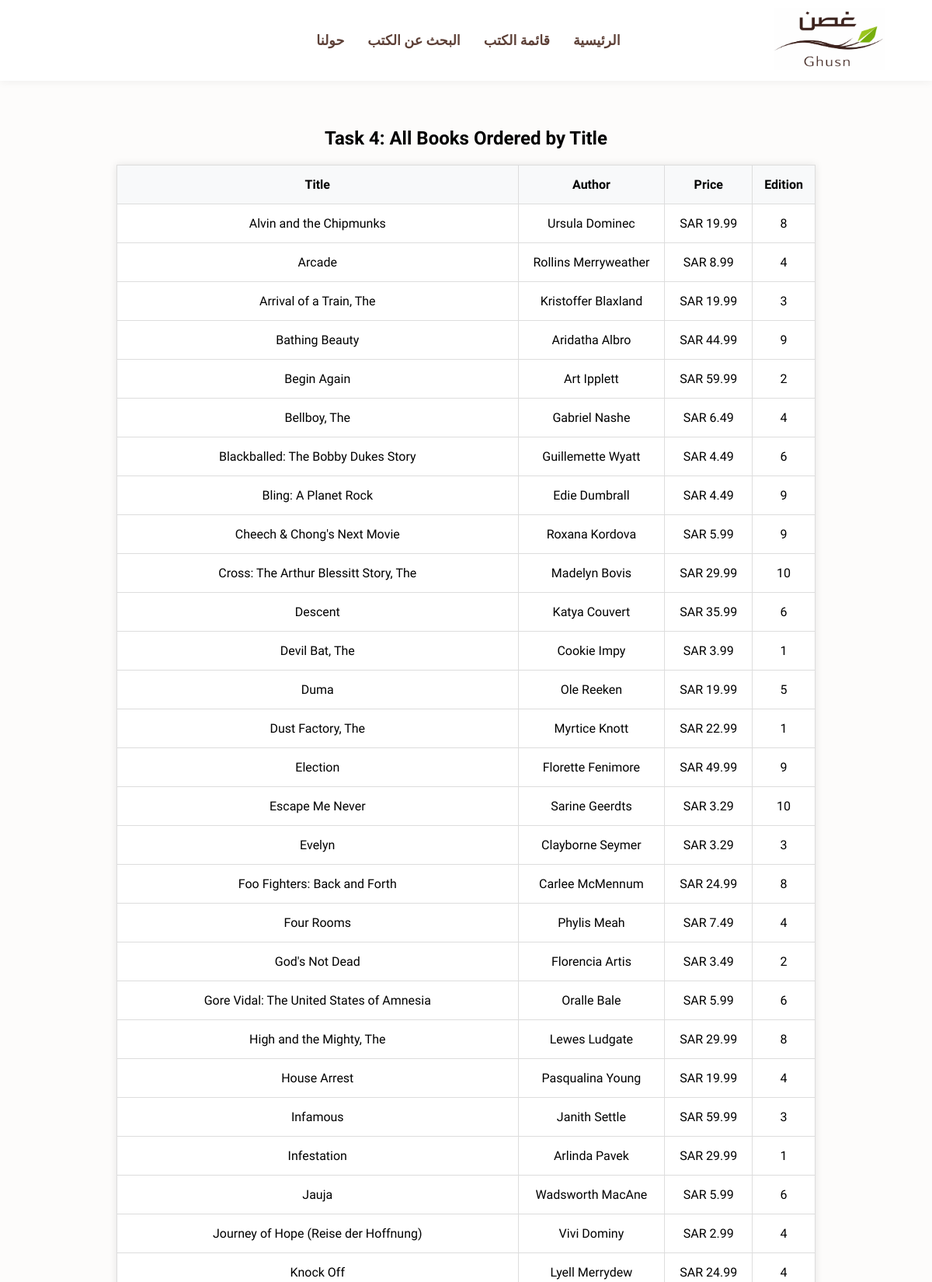
Page /books/lab8/task4/ (upper part) on the committed database.
### apps/bookmodule/models.py (models this page shows)
class Book(models.Model):
    title = models.CharField(max_length=50)
    author = models.CharField(max_length=50)
    price = models.FloatField(default=0.0)
    edition = models.SmallIntegerField(default=1)

### apps/bookmodule/views.py (the view)
# urls.py: path('lab8/task4/', views.task4, name="lab8_task4"),
def task4(request):
    books = Book.objects.all().order_by('title')
    return render(request, 'bookmodule/lab8/task4.html', {'books': books})

### apps/templates/bookmodule/lab8/task4.html
{% extends 'bookmodule/layouts/base.html' %}
{% block content %}
<div class="lab8-container">
    <h2>Task 4: All Books Ordered by Title</h2>
    <table>
        <thead>
            <tr>
                <th>Edition</th>
                <th>Price</th>
                <th>Author</th>
                <th>Title</th>
            </tr>
        </thead>
        <tbody>
            {% for book in books %}
            <tr>
                <td>{{ book.edition }}</td>
                <td>{{ book.price }} SAR </td>
                <td>{{ book.author }}</td>
                <td>{{ book.title }}</td>
            </tr>
            {% empty %}
            <tr>
                <td colspan="3">No books available in the database.</td>
            </tr>
            {% endfor %}
        </tbody>
    </table>
</div>
{% endblock %}

### apps/static/styles.css (style rules this page uses)
:root { --ghusn-green: #2e7d32; --ghusn-brown: #5d4037; --bg-creamy: #fdfcfb; }
body { background-color: var(--bg-creamy); margin: 0; font-family: 'Amiri', serif; direction: rtl; }
.lab8-container { width: 80%; margin: 40px auto; display: flex; flex-direction: column; align-items: center; }
table { border-collapse: collapse; width: 100%; max-width: 900px; background-color: white; box-shadow: 0 0 10px rgba(0,0,0,0.1); }
th, td { padding: 15px; border: 1px solid #ddd; text-align: center; }
th { background-color: #f8f9fa; }

### rows in the picture
Book: edition "8", author "Ursula Dominec", title "Alvin and the Chipmunks"
Book: edition "4", price "8.99", author "Rollins Merryweather", title "Arcade"
Book: edition "3", author "Kristoffer Blaxland", title "Arrival of a Train, The"
Book: edition "9", price "44.99", author "Aridatha Albro", title "Bathing Beauty"
Book: edition "2", author "Art Ipplett", title "Begin Again"
Book: edition "4", price "6.49", author "Gabriel Nashe", title "Bellboy, The"
Book: edition "6", price "4.49", author "Guillemette Wyatt", title "Blackballed: The Bobby Dukes Story"
Book: edition "9", price "4.49", author "Edie Dumbrall", title "Bling: A Planet Rock"
Book: edition "9", price "5.99", author "Roxana Kordova", title "Cheech & Chong's Next Movie"
Book: edition "10", price "29.99", author "Madelyn Bovis", title "Cross: The Arthur Blessitt Story, The"
Book: edition "6", price "35.99", author "Katya Couvert", title "Descent"
Book: edition "1", price "3.99", author "Cookie Impy", title "Devil Bat, The"
Book: edition "5", author "Ole Reeken", title "Duma"
Book: edition "1", price "22.99", author "Myrtice Knott", title "Dust Factory, The"
Book: edition "9", price "49.99", author "Florette Fenimore", title "Election"
Book: edition "10", price "3.29", author "Sarine Geerdts", title "Escape Me Never"
Book: edition "3", price "3.29", author "Clayborne Seymer", title "Evelyn"
Book: edition "8", price "24.99", author "Carlee McMennum", title "Foo Fighters: Back and Forth"
Book: edition "4", price "7.49", author "Phylis Meah", title "Four Rooms"
Book: edition "2", price "3.49", author "Florencia Artis", title "God's Not Dead"
Book: edition "6", price "5.99", author "Oralle Bale", title "Gore Vidal: The United States of Amnesia"
Book: edition "8", price "29.99", author "Lewes Ludgate", title "High and the Mighty, The"
Book: edition "4", author "Pasqualina Young", title "House Arrest"
Book: edition "3", author "Janith Settle", title "Infamous"
Book: edition "1", price "29.99", author "Arlinda Pavek", title "Infestation"
Book: edition "6", price "5.99", author "Wadsworth MacAne", title "Jauja"
Book: edition "4", price "2.99", author "Vivi Dominy", title "Journey of Hope (Reise der Hoffnung)"
Book: edition "4", price "24.99", author "Lyell Merrydew", title "Knock Off"
